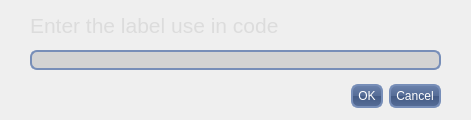
<?xml version="1.0" encoding="UTF-8"?>
<ui version="4.0">
 <class>EditDefine</class>
 <widget class="QDialog" name="EditDefine">
  <property name="geometry">
   <rect>
    <x>0</x>
    <y>0</y>
    <width>471</width>
    <height>120</height>
   </rect>
  </property>
  <property name="windowTitle">
   <string>Dialog</string>
  </property>
  <property name="styleSheet">
   <string notr="true">QMainWindows{
border: 2px solid;
background-image: url(:/Images/Marble.jpg);
border-top-left-radius: 2em;
border-top-right-radius: 2em;
border-bottom-left-radius: 2em;
border-bottom-right-radius: 2em;
border-color RGB(220,220,220);
}

QLabel{
color: lightgray;
}

QLineEdit{
background-color: lightgray;
border-width: 2px;
border-color: #778EB8;
border-style: solid;
border-radius: 7;
}


QPushButton {
color: white;
background-color: QLinearGradient( x1: 0, y1: 0, x2: 0, y2: 1,  stop: 0 #6B82AC, stop: 0.49 #566D97, stop: 0.5 #445B85, stop: 1 #566D97);
border-width: 2px;
border-color: #778EB8;
border-style: solid;
border-radius: 7;
padding: 3px;
font: bold &quot;Ubuntu&quot;;
font-size: 12px;
padding-left: 5px;
padding-right: 5px;
}</string>
  </property>
  <widget class="QDialogButtonBox" name="buttonBox">
   <property name="geometry">
    <rect>
     <x>100</x>
     <y>80</y>
     <width>341</width>
     <height>32</height>
    </rect>
   </property>
   <property name="styleSheet">
    <string notr="true"/>
   </property>
   <property name="orientation">
    <enum>Qt::Horizontal</enum>
   </property>
   <property name="standardButtons">
    <set>QDialogButtonBox::Cancel|QDialogButtonBox::Ok</set>
   </property>
  </widget>
  <widget class="QLabel" name="LabelInstruction">
   <property name="geometry">
    <rect>
     <x>30</x>
     <y>10</y>
     <width>351</width>
     <height>31</height>
    </rect>
   </property>
   <property name="font">
    <font>
     <pointsize>16</pointsize>
    </font>
   </property>
   <property name="styleSheet">
    <string notr="true">color: rgb(220, 220, 220);</string>
   </property>
   <property name="text">
    <string>Enter the label use in code</string>
   </property>
  </widget>
  <widget class="QLineEdit" name="LineEditCodeLabel">
   <property name="geometry">
    <rect>
     <x>30</x>
     <y>50</y>
     <width>411</width>
     <height>20</height>
    </rect>
   </property>
  </widget>
 </widget>
 <resources/>
 <connections>
  <connection>
   <sender>buttonBox</sender>
   <signal>accepted()</signal>
   <receiver>EditDefine</receiver>
   <slot>accept()</slot>
   <hints>
    <hint type="sourcelabel">
     <x>248</x>
     <y>254</y>
    </hint>
    <hint type="destinationlabel">
     <x>157</x>
     <y>274</y>
    </hint>
   </hints>
  </connection>
  <connection>
   <sender>buttonBox</sender>
   <signal>rejected()</signal>
   <receiver>EditDefine</receiver>
   <slot>reject()</slot>
   <hints>
    <hint type="sourcelabel">
     <x>316</x>
     <y>260</y>
    </hint>
    <hint type="destinationlabel">
     <x>286</x>
     <y>274</y>
    </hint>
   </hints>
  </connection>
 </connections>
</ui>
